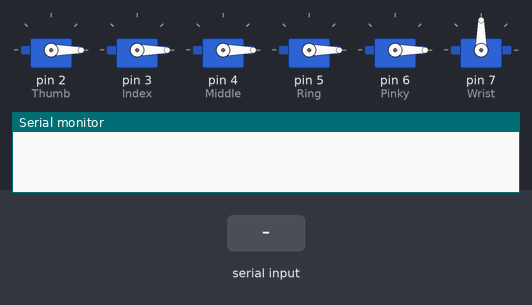
The sketch below on a simulated Arduino Uno, built with avr-gcc and run on an emulated ATmega328P. Shown: 6 × servo, the last lines printed to the serial monitor. The test bench sets the inputs (shaded band).

Above: at 1.2 s.
1.3 s: "2" received over Serial
At 2.5 s:
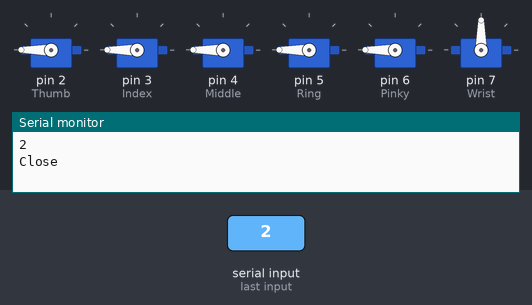
2.8 s: "1" received over Serial
At 3.6 s:
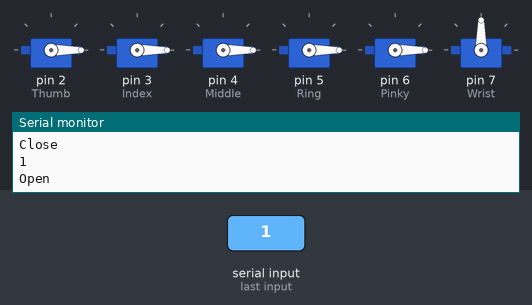
Timing chart, 0 to 5.8 s (numbered marks = the images above; inputs shaded):
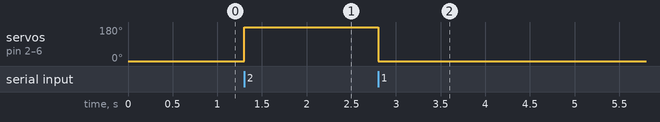

The sketch:

finger.ino
```cpp
#include <Servo.h>
Servo Thumb;
Servo Index;
Servo Middle;
Servo Ring;
Servo Pinky;
Servo Wrist;

void setup()
{
Thumb.attach(2);
Index.attach(3);
Middle.attach(4);
Ring.attach(5);
Pinky.attach(6);
Wrist.attach(7);

  Serial.begin(9600);

Thumb.write(0);
Index.write(0);
Middle.write(0);
Ring.write(0);
Pinky.write(0);
}

void loop()
{
 if(Serial.available()>0)
{
  char a =Serial.read();
  Serial.println(a);

  if(a == '1')
      Open();
  if(a == '2')
      Close();
}
}

void Open()
{
Thumb.write(0);
Index.write(0);
Middle.write(0);
Ring.write(0);
Pinky.write(0);
 Serial.println("Open");
}

void Close()
{
Thumb.write(180);
Index.write(180);
Middle.write(180);
Ring.write(180);
Pinky.write(180);
 Serial.println("Close");
}
```

Measured:
- after the input at 1.3 s, servo on pin 2 (Thumb), servo on pin 3 (Index), servo on pin 4 (Middle), servo on pin 5 (Ring), servo on pin 6 (Pinky): 0° → 180° at once
- after the input at 2.8 s, servo on pin 2 (Thumb), servo on pin 3 (Index), servo on pin 4 (Middle), servo on pin 5 (Ring), servo on pin 6 (Pinky): 180° → 0° at once
